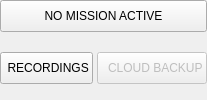
               <widget class="QFrame" name="frame_topSideBarButtons">
                <property name="frameShape">
                 <enum>QFrame::NoFrame</enum>
                </property>
                <property name="frameShadow">
                 <enum>QFrame::Raised</enum>
                </property>
                <layout class="QVBoxLayout" name="verticalLayout_12">
                 <property name="spacing">
                  <number>4</number>
                 </property>
                 <property name="leftMargin">
                  <number>0</number>
                 </property>
                 <property name="topMargin">
                  <number>0</number>
                 </property>
                 <property name="rightMargin">
                  <number>0</number>
                 </property>
                 <property name="bottomMargin">
                  <number>0</number>
                 </property>
                 <item>
                  <widget class="QPushButton" name="btn_missionDisplay">
                   <property name="minimumSize">
                    <size>
                     <width>0</width>
                     <height>32</height>
                    </size>
                   </property>
                   <property name="maximumSize">
                    <size>
                     <width>16777215</width>
                     <height>32</height>
                    </size>
                   </property>
                   <property name="cursor">
                    <cursorShape>PointingHandCursor</cursorShape>
                   </property>
                   <property name="text">
                    <string>NO MISSION ACTIVE</string>
                   </property>
                  </widget>
                 </item>
                 <item>
                  <widget class="QFrame" name="frame_recordingButtons">
                   <property name="frameShape">
                    <enum>QFrame::NoFrame</enum>
                   </property>
                   <property name="frameShadow">
                    <enum>QFrame::Raised</enum>
                   </property>
                   <layout class="QHBoxLayout" name="horizontalLayout_5">
                    <property name="spacing">
                     <number>4</number>
                    </property>
                    <property name="leftMargin">
                     <number>0</number>
                    </property>
                    <property name="topMargin">
                     <number>0</number>
                    </property>
                    <property name="rightMargin">
                     <number>0</number>
                    </property>
                    <property name="bottomMargin">
                     <number>0</number>
                    </property>
                    <item>
                     <widget class="QPushButton" name="btn_toggleRecordings">
                      <property name="minimumSize">
                       <size>
                        <width>11</width>
                        <height>32</height>
                       </size>
                      </property>
                      <property name="maximumSize">
                       <size>
                        <width>16777215</width>
                        <height>32</height>
                       </size>
                      </property>
                      <property name="cursor">
                       <cursorShape>PointingHandCursor</cursorShape>
                      </property>
                      <property name="text">
                       <string> RECORDINGS</string>
                      </property>
                      <property name="icon">
                       <iconset resource="../resources/src.qrc">
                        <normaloff>:/icons/icons/logs.png</normaloff>:/icons/icons/logs.png</iconset>
                      </property>
                      <property name="checkable">
                       <bool>true</bool>
                      </property>
                      <property name="checked">
                       <bool>false</bool>
                      </property>
                     </widget>
                    </item>
                    <item>
                     <widget class="QPushButton" name="btn_toggleCloudBackup">
                      <property name="enabled">
                       <bool>false</bool>
                      </property>
                      <property name="minimumSize">
                       <size>
                        <width>0</width>
                        <height>32</height>
                       </size>
                      </property>
                      <property name="maximumSize">
                       <size>
                        <width>16777215</width>
                        <height>32</height>
                       </size>
                      </property>
                      <property name="cursor">
                       <cursorShape>PointingHandCursor</cursorShape>
                      </property>
                      <property name="text">
                       <string>  CLOUD BACKUP</string>
                      </property>
                      <property name="icon">
                       <iconset resource="../resources/src.qrc">
                        <normaloff>:/icons/icons/cloud.png</normaloff>:/icons/icons/cloud.png</iconset>
                      </property>
                      <property name="checkable">
                       <bool>true</bool>
                      </property>
                     </widget>
                    </item>
                   </layout>
                  </widget>
                 </item>
                </layout>
               </widget>
